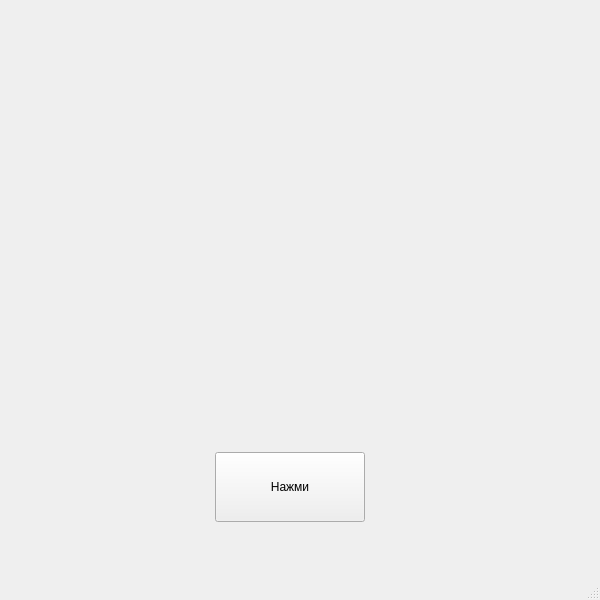
<?xml version="1.0" encoding="UTF-8"?>
<ui version="4.0">
 <class>MainWindow</class>
 <widget class="QMainWindow" name="MainWindow">
  <property name="geometry">
   <rect>
    <x>0</x>
    <y>0</y>
    <width>600</width>
    <height>600</height>
   </rect>
  </property>
  <property name="windowTitle">
   <string>Git and yellow circle</string>
  </property>
  <widget class="QWidget" name="central">
   <widget class="QPushButton" name="pushButton">
    <property name="geometry">
     <rect>
      <x>215</x>
      <y>452</y>
      <width>150</width>
      <height>70</height>
     </rect>
    </property>
    <property name="text">
     <string>Нажми</string>
    </property>
   </widget>
  </widget>
  <widget class="QMenuBar" name="menubar">
   <property name="geometry">
    <rect>
     <x>0</x>
     <y>0</y>
     <width>579</width>
     <height>21</height>
    </rect>
   </property>
  </widget>
  <widget class="QStatusBar" name="statusbar"/>
 </widget>
 <resources/>
 <connections/>
</ui>
